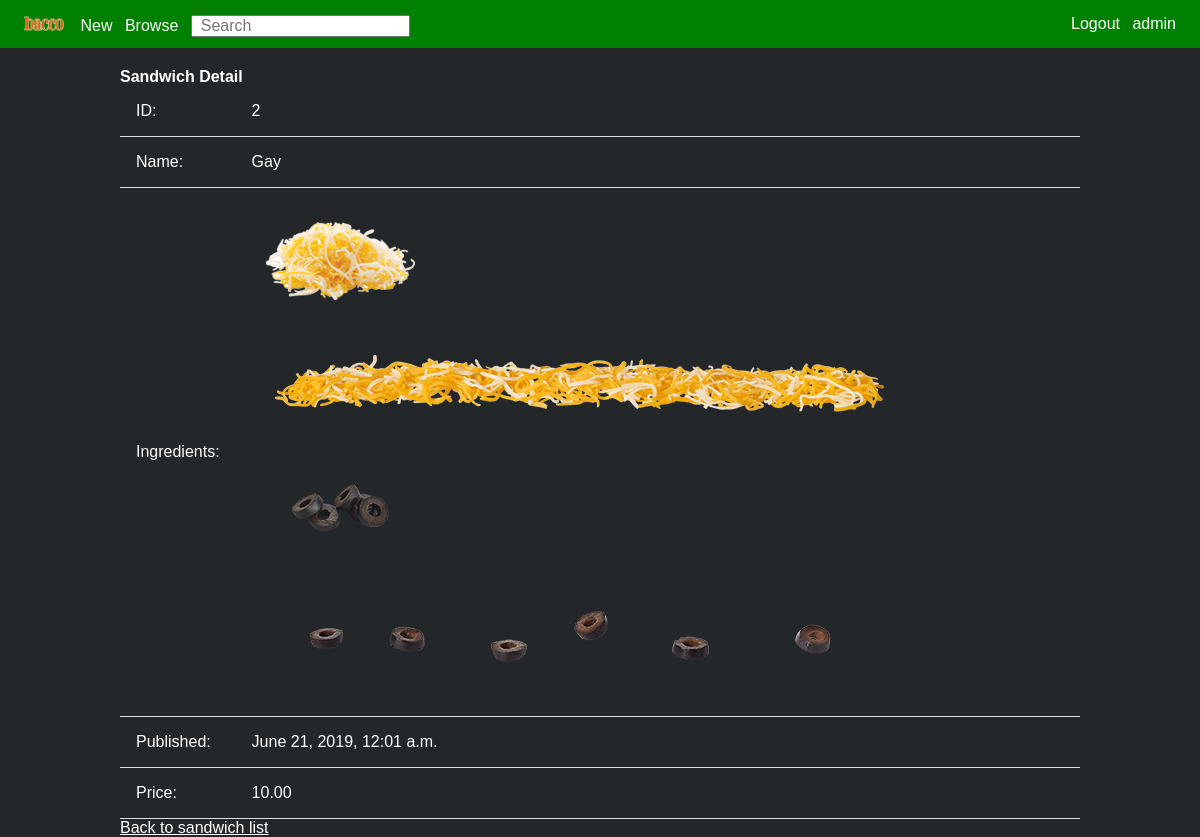
Page /mysandwich/show/2 (signed in) on the earlier database version.
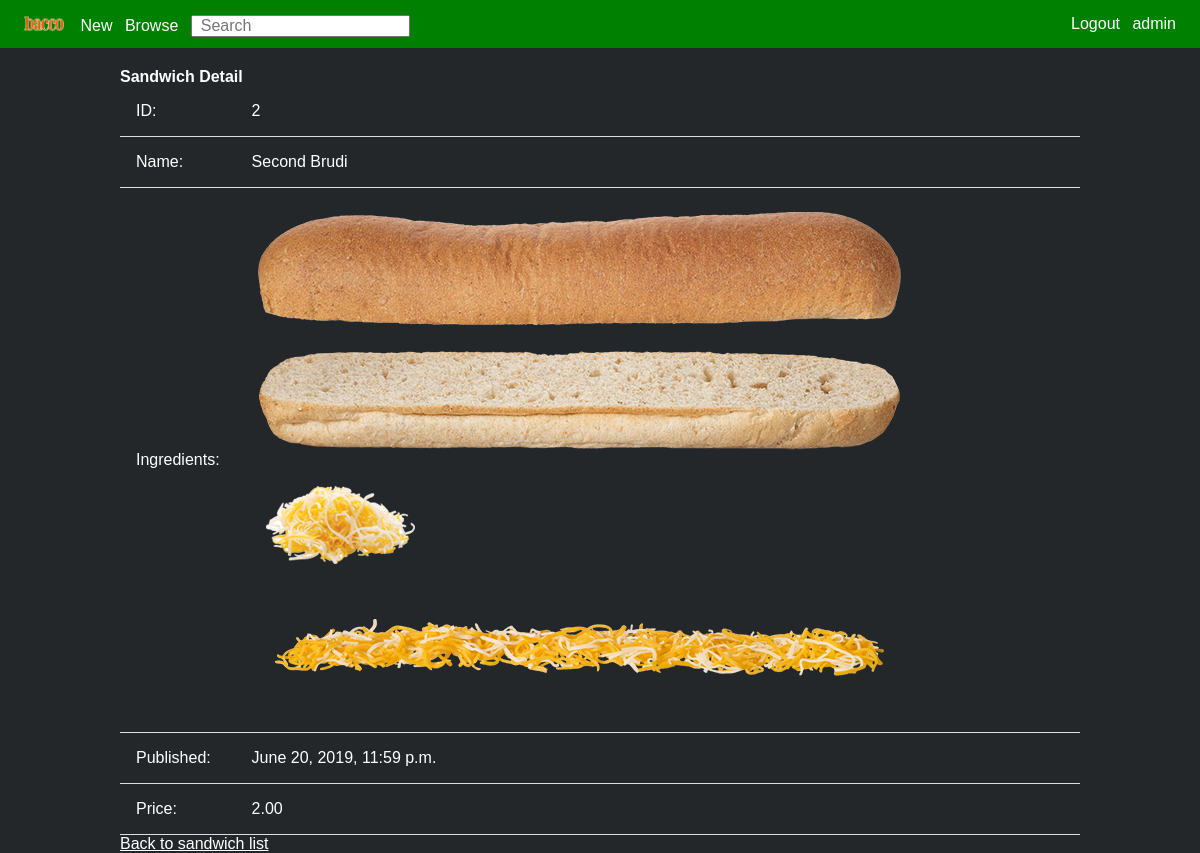
Same page on the later database version.
### mysandwich/models.py (models this page shows, shortened)
class Sandwich(models.Model):
    name = models.CharField(max_length=255)
    ingredients = models.ManyToManyField(Ingredient)
    pub_date = models.DateTimeField(default=timezone.now, blank=True)
    price = models.DecimalField(max_digits=4, decimal_places=2, default=0) # max 99,99

class Ingredient(models.Model):
    name = models.CharField(max_length=255)
    full_name = models.CharField(max_length=255, blank = True)
    TYPE_CHOICES = [
        ('BREAD', 'Bread'),
        ('BASE', 'Base'),
        ('CHEESE', 'Cheese'),
        ('VEGETABLE', 'Vegetable'),
        ('CONDIMENT', 'Contiment'),
        ('EXTRAS', 'Extras'),
    ]
    type = models.CharField(
        max_length = 50,
        choices = TYPE_CHOICES,
    )
    calories = models.IntegerField(default = 0)
    is_vegetarian = models.BooleanField()
    is_vegan = models.BooleanField()
    img_small = models.FileField(upload_to=small_directory_path, blank = True, verbose_name='Small image')
    img_large = models.FileField(upload_to=large_directory_path, blank = True, verbose_name='Large image')
    price = models.DecimalField(max_digits=3, decimal_places=2, default=0) # max 9,99

### mysandwich/views.py (the view)
# urls.py: path('show/<int:pk>', SandwichDetailView.as_view(), name='sandwich'),
class SandwichDetailView(DetailView):
    model = Sandwich
    context_object_name = "sandwich"
    def get_context_data(self, **kwargs):
        context = super(SandwichDetailView, self).get_context_data(**kwargs)
        context['sandwich_list'] = Sandwich.objects.all()
        return context

### mysandwich/templates/mysandwich/sandwich_detail.html (shortened to what this page needs)
{% extends "home.html" %}
{% load static %}
{% block content %}
<div class="sandwich-container">
  <h2>Sandwich Detail</h2>
  <table>
    <tr>
      <td>ID:</td>
      <td>{{ sandwich.id }}</td>
    </tr>
    <tr>
      <td>Name:</td>
      <td>{{ sandwich.name }}</td>
    </tr>
    <tr>
      <td>Ingredients:</td>
      <td>
        {% for ingredient in sandwich.ingredients.all %}
        {% if ingredient.img_large %}
        <img src="http://localhost:8000/{{ ingredient.img_small }}" alt="">
        {% if ingredient.img_large %}
        <img src="http://localhost:8000/{{ ingredient.img_large }}" alt="">
        {% endif %}
        {% endfor %}
      </td>
    </tr>
    <tr>
      <td>Published:</td>
      <td>{{ sandwich.pub_date }}</td>
    </tr>
    <tr>
      <td>Price:</td>
      <td>{{ sandwich.price }}</td>
    </tr>
  </table>
  <a href="../show">Back to sandwich list</a>
</div>
{% endblock content %}

Differences in the rows shown:
no longer on this page (row edited): Ingredient: img_small (picture), img_large (picture)
changed Sandwich id 2: name "Gay" → "Second Brudi"; pub_date "June 21, 2019, 12:01 a.m." → "June 20, 2019, 11:59 p.m."; price "10.00" → "2.00"
now on this page (row edited): Ingredient: img_small (picture), img_large (picture)
